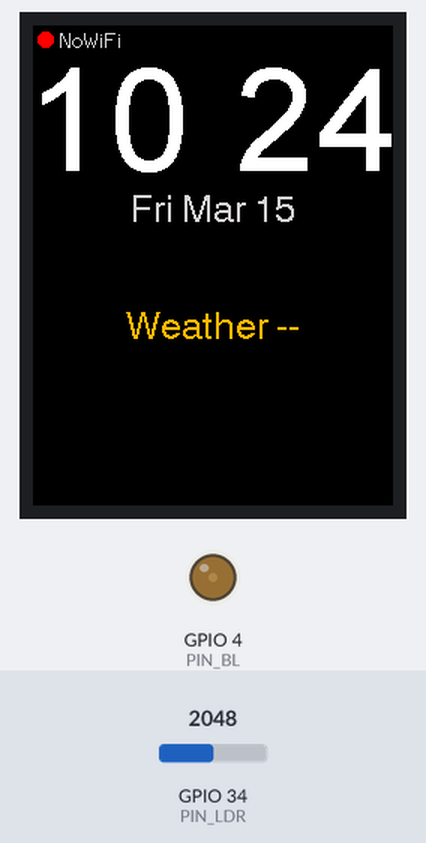
The sketch below on a simulated ESP32. Parts: 240×320 colour display, output pins drawn as LEDs (lit = HIGH). Inputs (shaded band) come from the test bench; at power-on: GPIO 34 (PIN_LDR) = 2048 (analog values on the 0–4095 scale). WiFi joins after 1.5 s; servers stay silent unless stated; the local clock reads 2024-03-15 10:24:30 at power-on unless the sketch sets it.

Above: at 0.94 s.
2.1 s: GPIO 34 (PIN_LDR) set to 2866
At 4.19 s:
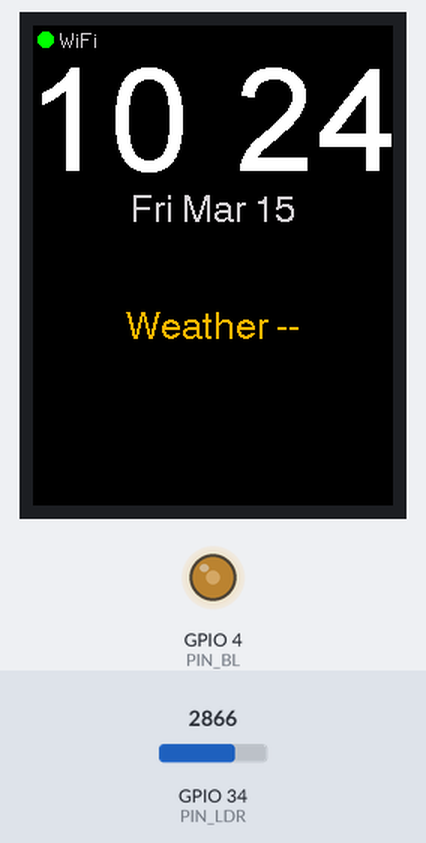
4.3 s: GPIO 34 (PIN_LDR) set to 4095
At 5.8 s:
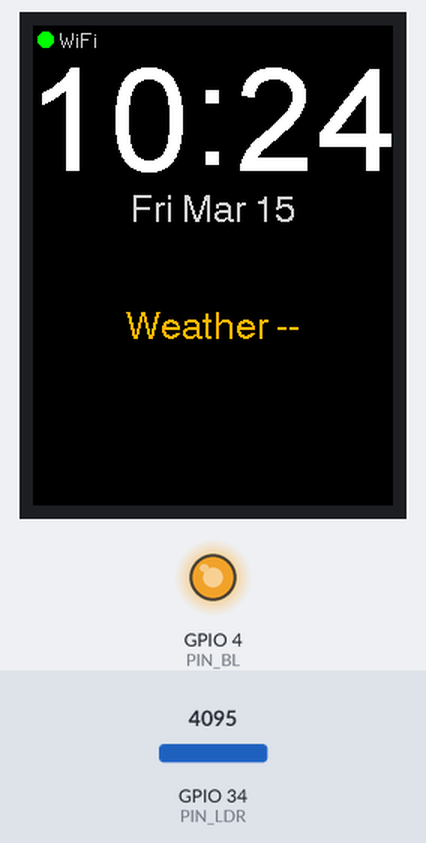
7.3 s: GPIO 34 (PIN_LDR) set to 2866
At 7.9 s:
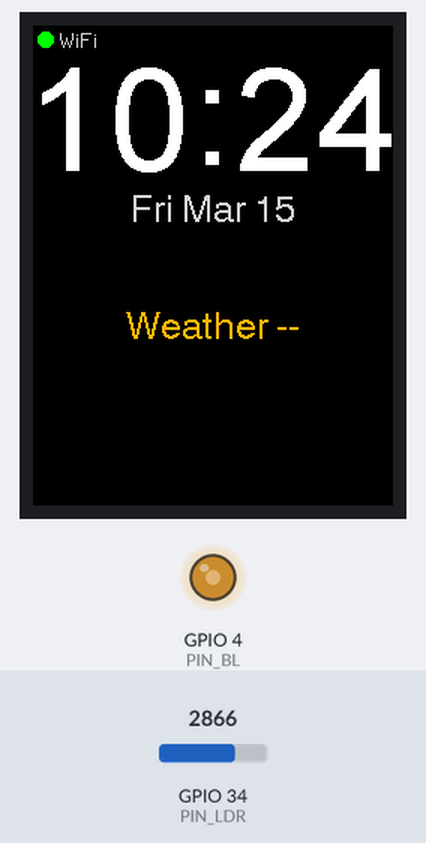
Timing chart, 0 to 11.6 s (numbered marks = the images above; inputs shaded):
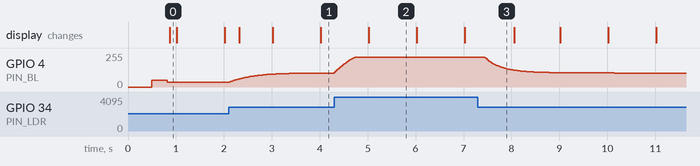

Measured:
- after the input at 2.1 s, GPIO 4 (PIN_BL): moves from 37/255 to 105/255 over 1.8 s, starting at once
- after the input at 4.3 s, GPIO 4 (PIN_BL): moves from 105/255 to 224/255 over 0.45 s, starting at once
- after the input at 7.3 s, GPIO 4 (PIN_BL): moves from 224/255 to 105/255 over 2.7 s, starting after 0.15 s
- what the display in image 2 shows lasts 1.0 s, from 5.0 s to 6.0 s

The sketch:

NightStandv3Template.ino
```cpp
#include <WiFi.h>
#include <time.h>
#include <TFT_eSPI.h>
#include <HTTPClient.h>
#include <WiFiClientSecure.h>
#include <ArduinoJson.h>
#include <math.h>

TFT_eSPI tft = TFT_eSPI();

// ===================== USER SETTINGS =====================
const char* WIFI_SSID = "YOUR WIFI NAME"; //FILL IN THIS LINE
const char* WIFI_PASS = "YOUR WIFI PASSWORD"; //FILL IN THIS LINE

// OpenWeatherMap
const char* OWM_API_KEY = "YOUR OPEN WEATHER APP KEY"; //GO TO OPENWEATHERAPPS WEBSITE MAKE AN ACCOUNT AND COPY YOUR FREE KEY
const char* OWM_ZIP     = "YOUR ZIP CODE";
const char* OWM_COUNTRY = "YOUR COUNTRY"; //EXAMPLE: "US"

// Central Time with DST
const char* TZ_INFO = "CST6CDT,M3.2.0/2,M11.1.0/2";

// Pins
static const int PIN_BL  = 4;
static const int PIN_LDR = 34;

// PWM
static const int PWM_FREQ = 5000;
static const int PWM_BITS = 10;

// LDR calibration
static const int LDR_DARK   = 400;   // covered/dark
static const int LDR_BRIGHT = 3700;  // bright lights

// Weather refresh
const unsigned long WEATHER_PERIOD_MS = 15UL * 60UL * 1000UL;
// =========================================================

struct WeatherData {
  float tempF = NAN;
  String main;  // Clear, Clouds, Rain, Snow, etc.
  bool valid = false;
};
WeatherData weather;

unsigned long lastWeatherMs = 0;
float ldrFiltered = 0.0f;

int clampi(int v, int lo, int hi) { return v < lo ? lo : (v > hi ? hi : v); }

int ldrToBrightness(float ldr) {
  float x = (ldr - LDR_DARK) / float(LDR_BRIGHT - LDR_DARK);
  if (x < 0) x = 0;
  if (x > 1) x = 1;

  const int minB = 3;
  const int maxB = 900;

  const float gamma = 2.6f;
  float y = powf(x, gamma);

  return (int)(minB + y * (maxB - minB));
}

void setBacklight(int duty) {
  duty = clampi(duty, 0, (1 << PWM_BITS) - 1);
  ledcWrite(PIN_BL, duty);
}

// ===================== WIFI (auto reconnect + indicator) =====================
bool wifiConnected = false;
unsigned long lastWifiAttemptMs = 0;
unsigned long wifiBackoffMs = 2000;   // grows up to 60s

void wifiStart() {
  WiFi.mode(WIFI_STA);
  WiFi.setAutoReconnect(true);
  WiFi.persistent(false);
  WiFi.begin(WIFI_SSID, WIFI_PASS);
}

void drawWifiIndicator(bool connected) {
  // top-left small dot + optional text, without clearing whole screen
  tft.fillRect(0, 0, 60, 18, TFT_BLACK);

  uint16_t col = connected ? TFT_GREEN : TFT_RED;
  tft.fillCircle(8, 9, 5, col);

  tft.setTextDatum(TL_DATUM);
  tft.setTextColor(TFT_LIGHTGREY, TFT_BLACK);
  tft.drawString(connected ? "WiFi" : "NoWiFi", 18, 2, 2);
}

void wifiService() {
  bool connected = (WiFi.status() == WL_CONNECTED);

  if (connected != wifiConnected) {
    wifiConnected = connected;
    drawWifiIndicator(wifiConnected);
    if (wifiConnected) wifiBackoffMs = 2000; // reset backoff on success
  }

  if (!wifiConnected) {
    unsigned long now = millis();
    if (now - lastWifiAttemptMs >= wifiBackoffMs) {
      lastWifiAttemptMs = now;
      wifiStart();
      wifiBackoffMs = (wifiBackoffMs < 60000UL) ? (wifiBackoffMs * 2UL) : 60000UL;
    }
  }
}

// ===================== TIME =====================
void setupTime() {
  // Reliable TZ + DST on ESP32
  configTzTime(TZ_INFO, "pool.ntp.org", "time.nist.gov");
}

bool waitForValidTime(uint32_t timeoutMs = 15000) {
  unsigned long start = millis();
  tm ti;
  while (millis() - start < timeoutMs) {
    if (getLocalTime(&ti, 500)) {
      if (ti.tm_year >= 120) return true; // >= 2020
    }
    delay(200);
  }
  return false;
}

// ===================== UI HELPERS =====================
void drawCenteredText(const String& s, int y, int font, uint16_t fg, uint16_t bg) {
  int w = tft.textWidth(s, font);
  int x = (240 - w) / 2;
  tft.setTextColor(fg, bg);
  tft.drawString(s, x, y, font);
}

// ===================== DRAWING =====================
// Flicker fix:
// - Draw full time only when MINUTE changes
// - Blink colon by drawing/erasing ONLY the colon region
int lastMinuteDrawn = -1;
int lastDayDrawn = -1;
bool colonOn = true;

void drawTimeMinute(const tm &ti) {
  int hour12 = ti.tm_hour % 12;
  if (hour12 == 0) hour12 = 12;

  char hh[4], mm[4];
  snprintf(hh, sizeof(hh), "%d", hour12);
  snprintf(mm, sizeof(mm), "%02d", ti.tm_min);

  String full = String(hh) + ":" + String(mm);
  int fullW = tft.textWidth(full, 8);
  int x0 = (240 - fullW) / 2;
  int y0 = 24; // top zone

  // Clear only the time area (not the whole top zone)
  tft.fillRect(0, 18, 240, 85, TFT_BLACK);

  tft.setTextDatum(TL_DATUM);
  tft.setTextColor(TFT_WHITE, TFT_BLACK);

  // Draw HH : MM
  tft.drawString(hh, x0, y0, 8);
  int wHH = tft.textWidth(String(hh), 8);

  tft.drawString(":", x0 + wHH, y0, 8);
  int wColon = tft.textWidth(":", 8);

  tft.drawString(mm, x0 + wHH + wColon, y0, 8);
}

void drawColonBlink(const tm &ti) {
  int hour12 = ti.tm_hour % 12;
  if (hour12 == 0) hour12 = 12;

  char hh[4], mm[4];
  snprintf(hh, sizeof(hh), "%d", hour12);
  snprintf(mm, sizeof(mm), "%02d", ti.tm_min);

  String full = String(hh) + ":" + String(mm);
  int fullW = tft.textWidth(full, 8);
  int x0 = (240 - fullW) / 2;
  int y0 = 20;

  int wHH = tft.textWidth(String(hh), 8);
  int colonX = x0 + wHH;
  int colonY = y0;
  int colonW = tft.textWidth(":", 8);

  // Clear colon area only
  tft.fillRect(colonX - 2, colonY, colonW + 4, 85, TFT_BLACK);

  if (colonOn) {
    tft.setTextDatum(TL_DATUM);
    tft.setTextColor(TFT_WHITE, TFT_BLACK);
    tft.drawString(":", colonX, colonY, 8);
  }
}

void drawDateIfNeeded(const tm &ti) {
  if (ti.tm_mday != lastDayDrawn) {
    lastDayDrawn = ti.tm_mday;

    // Clear date strip only
    tft.fillRect(0, 110, 240, 30, TFT_BLACK);

    char bufDate[32];
    strftime(bufDate, sizeof(bufDate), "%a %b %d", &ti);
    drawCenteredText(String(bufDate), 112, 4, TFT_LIGHTGREY, TFT_BLACK);
  }
}

void drawWeather(const WeatherData &w) {
  tft.fillRect(0, 140, 240, 100, TFT_BLACK);

  if (!w.valid || isnan(w.tempF)) {
    drawCenteredText("Weather --", 190, 4, TFT_ORANGE, TFT_BLACK);
    return;
  }

  // Draw number only (big, centered)
  char numBuf[8];
  snprintf(numBuf, sizeof(numBuf), "%.0f", w.tempF);
  drawCenteredText(String(numBuf), 140, 8, TFT_WHITE, TFT_BLACK);

  // Draw the "F" separately so it never gets clipped
  // (position is slightly to the right of center; adjust +/− if you want)
  tft.setTextDatum(ML_DATUM);                 // middle-left anchor
  tft.setTextColor(TFT_WHITE, TFT_BLACK);
  tft.drawString("F", 180, 190, 4);           // smaller font for the unit

  // Conditions lower
  drawCenteredText(w.main, 230, 4, TFT_CYAN, TFT_BLACK);
}


// ===================== WEATHER FETCH =====================
bool fetchWeatherZip(WeatherData &out) {
  if (WiFi.status() != WL_CONNECTED) return false;

  String url = String("https://api.openweathermap.org/data/2.5/weather?zip=") +
               OWM_ZIP + "," + OWM_COUNTRY +
               "&appid=" + OWM_API_KEY +
               "&units=imperial";

  WiFiClientSecure client;
  client.setInsecure();

  HTTPClient https;
  if (!https.begin(client, url)) return false;

  int code = https.GET();
  if (code != 200) {
    https.end();
    return false;
  }

  String payload = https.getString();
  https.end();

  StaticJsonDocument<2048> doc;
  auto err = deserializeJson(doc, payload);
  if (err) return false;

  out.tempF = doc["main"]["temp"] | NAN;
  out.main  = doc["weather"][0]["main"].as<String>();
  out.valid = (!isnan(out.tempF) && out.main.length() > 0);
  return out.valid;
}

// ===================== SETUP / LOOP =====================
void setup() {
  Serial.begin(115200);
  delay(500);

  ledcAttach(PIN_BL, PWM_FREQ, PWM_BITS);
  setBacklight(200);

  analogReadResolution(12);
  analogSetPinAttenuation(PIN_LDR, ADC_11db);
  ldrFiltered = analogRead(PIN_LDR);

  tft.init();
  tft.setRotation(0);
  tft.fillScreen(TFT_BLACK);

  // Start WiFi (non-blocking)
  wifiStart();
  drawWifiIndicator(false);

  // Time
  setupTime();
  waitForValidTime();

  // Initial draw
  tm ti;
  if (getLocalTime(&ti, 500)) {
    lastMinuteDrawn = -1;
    lastDayDrawn = -1;
    drawTimeMinute(ti);
    drawDateIfNeeded(ti);
  }

  // Initial weather
  if (fetchWeatherZip(weather)) {
    drawWeather(weather);
  } else {
    weather.valid = false;
    drawWeather(weather);
  }
  lastWeatherMs = millis();
}

void loop() {
  // auto dim
  int raw = analogRead(PIN_LDR);
  ldrFiltered = 0.95f * ldrFiltered + 0.05f * raw;
  setBacklight(ldrToBrightness(ldrFiltered));

  // WiFi maintenance + indicator (does not block UI)
  wifiService();

  // time + blink colon
  tm ti;
  if (getLocalTime(&ti, 200) && ti.tm_year >= 120) {

    // redraw time only when minute changes
    if (ti.tm_min != lastMinuteDrawn) {
      lastMinuteDrawn = ti.tm_min;
      drawTimeMinute(ti);
    }

    // redraw date only when day changes
    drawDateIfNeeded(ti);

    // blink colon once per second
    static int lastBlinkSec = -1;
    if (ti.tm_sec != lastBlinkSec) {
      lastBlinkSec = ti.tm_sec;
      colonOn = !colonOn;
      drawColonBlink(ti);
    }
  }

  // weather refresh (only if time passed; will refresh when WiFi is back)
  if (millis() - lastWeatherMs > WEATHER_PERIOD_MS) {
    if (fetchWeatherZip(weather)) {
      drawWeather(weather);
    } else {
      // keep last weather, but show OFFLINE if wifi down
      drawWeather(weather);
    }
    lastWeatherMs = millis();
  }

  delay(20);
}
```
